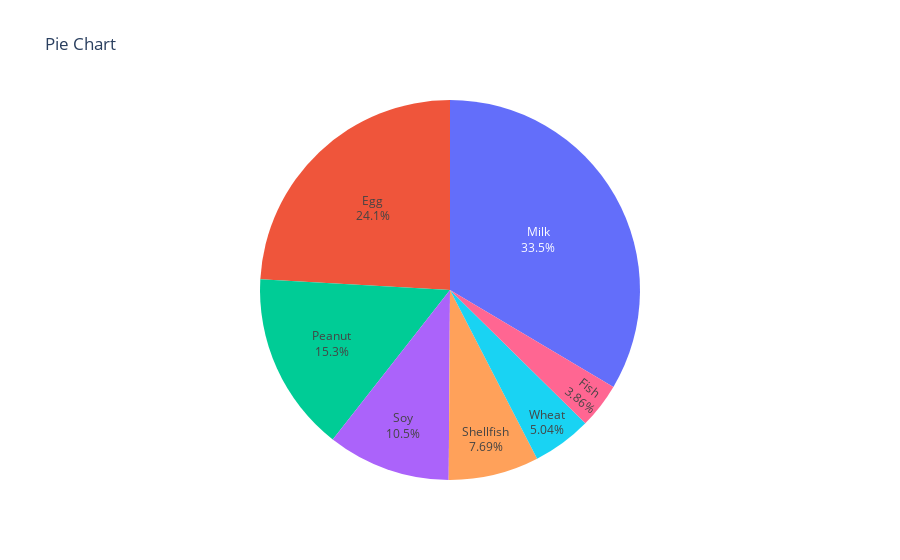
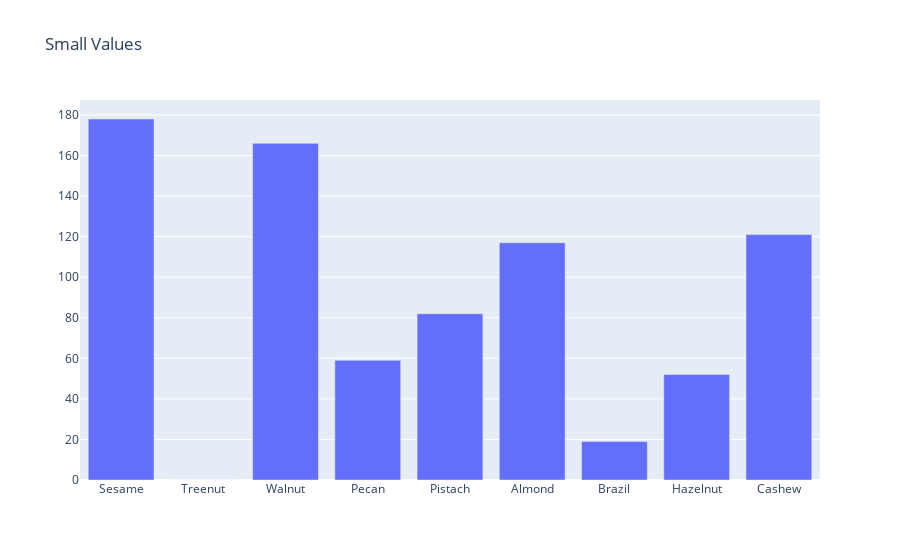

Here is the notebook cell these charts were saved with, in order:
### Code cell
import pandas as pd
import plotly.graph_objects as go
import numpy as np

df = pd.read_csv('data.csv')
cols = [col for col in df.columns if 'ALG_END' in col]
labels = [name.replace('_ALG_END', '').title() for name in cols if 'END' in name]
values = []
for col in cols:
    if df[col].isnull().sum() == len(df[col]):
        values.append(0)
    else:
        num = 0
        for row in range(len(df[col])):
            if not np.isnan(df[col][row]):
                num += 1
        values.append(num)

total_values = sum(values)
percentage_threshold = 2

filtered_labels = []
filtered_values = []
for label, value in zip(labels, values):
    percentage = (value / total_values) * 100
    if percentage >= percentage_threshold:
        filtered_labels.append(label)
        filtered_values.append(value)

# Create an interactive pie chart with Plotly
fig = go.Figure(data=[go.Pie(labels=filtered_labels, values=filtered_values, hovertemplate="%{label}: %{value}<br>(%{percent})")])
fig.update_traces(textposition='inside', textinfo='percent+label')
fig.update_layout(title='Pie Chart', showlegend=False)

fig.show()

small_values_labels = []
small_values_values = []
for label, value in zip(labels, values):
    percentage = (value / total_values) * 100
    if percentage < percentage_threshold:
        small_values_labels.append(label)
        small_values_values.append(value)

fig_small = go.Figure([go.Bar(x=small_values_labels, y=small_values_values)])
fig_small.update_layout(title='Small Values')
fig_small.show()

### Figure 1 — Plotly figure (JSON) as saved in the notebook; plotly's stock layout.template omitted (floating-point values rounded to 4 significant figures)
{"data": [{"labels": ["Shellfish", "Fish", "Milk", "Soy", "Egg", "Wheat", "Peanut"], "textinfo": "percent+label", "textposition": "inside", "type": "pie", "values": [1051, 527, 4580, 1431, 3293, 688, 2092]}], "layout": {"showlegend": false, "title": {"text": "Pie Chart"}}}

### Figure 2 — Plotly figure (JSON) as saved in the notebook; plotly's stock layout.template omitted (floating-point values rounded to 4 significant figures)
{"data": [{"type": "bar", "x": ["Sesame", "Treenut", "Walnut", "Pecan", "Pistach", "Almond", "Brazil", "Hazelnut", "Cashew"], "y": [178, 0, 166, 59, 82, 117, 19, 52, 121]}], "layout": {"title": {"text": "Small Values"}}}
